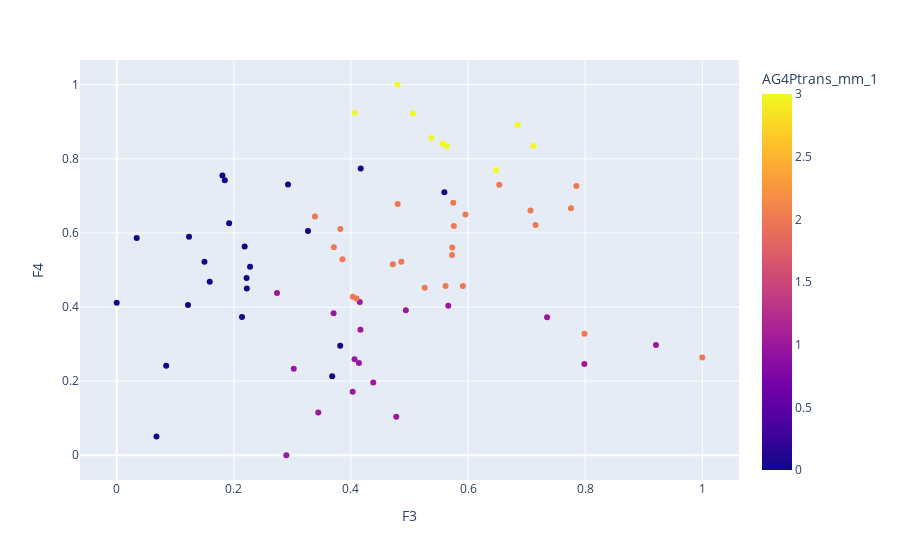

Notebook cell for this chart:
### Code cell
cl1 = df_list[0]
px.scatter(cl1, x = 'F3', y = 'F4', color = "AG4Ptrans_mm_1", hover_data=["Ciudades","AG4Ptrans_mm_1"])

### Figure 1 — Plotly figure (JSON) as saved in the notebook; plotly's stock layout.template omitted (floating-point values rounded to 4 significant figures; data arrays with more than 128 entries replaced by an {"elided": "..."} marker saying what was removed)
{"data": [{"customdata": {"elided": "72x2 mixed values"}, "hovertemplate": "F3=%{x}<br>F4=%{y}<br>Ciudades=%{customdata[0]}<br>AG4Ptrans_mm_1=%{marker.color}<extra></extra>", "legendgroup": "", "marker": {"color": [2, 1, 0, 1, 3, 2, 2, 0, 3, 2, 1, 1, 0, 1, 3, 2, 0, 0, 3, 2, 0, 0, 3, 1, 1, 2, 2, 2, 0, 1, 0, 0, 2, 0, 2, 0, 1, 1, 1, 2, 2, 2, 3, 2, 0, 2, 2, 3, 1, 0, 2, 0, 0, 2, 1, 3, 1, 2, 2, 0, 2, 0, 2, 2, 0, 0, 0, 1, 1, 3, 0, 1], "coloraxis": "coloraxis", "symbol": "circle"}, "mode": "markers", "name": "", "orientation": "v", "showlegend": false, "type": "scatter", "x": [0.4798, 0.4061, 0.1805, 0.3023, 0.4062, 0.6532, 0.5748, 0.192, 0.4796, 0.5259, 0.9208, 0.4137, 0.3267, 0.2897, 0.6479, 0.486, 0.1236, 0.2185, 0.6849, 0.5617, 0.1589, 0.4167, 0.564, 0.403, 0.415, 0.573, 0.3385, 0.5912, 0.2277, 0.4774, 0.3817, 0.08453, 0.3855, 0.5595, 0.7152, 0.368, 0.4162, 0.3704, 0.3442, 0.4096, 1, 0.7757, 0.5376, 0.3708, 0.1498, 0.4033, 0.785, 0.5059, 0.4938, 0.2222, 0.7066, 0.214, 0.2926, 0.5726, 0.4381, 0.5564, 0.2738, 0.5757, 0.4716, 0.1218, 0.7988, 0, 0.382, 0.5956, 0.03417, 0.1846, 0.0679, 0.7986, 0.5662, 0.7116, 0.2217, 0.7349], "xaxis": "x", "y": [0.6779, 0.2594, 0.7553, 0.2331, 0.9247, 0.7303, 0.6813, 0.6259, 1, 0.4519, 0.2975, 0.2489, 0.605, 0, 0.7694, 0.5224, 0.5897, 0.5637, 0.8905, 0.4567, 0.468, 0.774, 0.8339, 0.1715, 0.4136, 0.5604, 0.6446, 0.4566, 0.5085, 0.1036, 0.2956, 0.2419, 0.529, 0.7099, 0.6216, 0.213, 0.3384, 0.3831, 0.1155, 0.423, 0.2639, 0.6668, 0.8563, 0.5612, 0.5225, 0.4275, 0.7269, 0.9223, 0.3913, 0.4499, 0.6603, 0.3729, 0.7308, 0.5407, 0.1962, 0.8414, 0.4378, 0.6184, 0.5154, 0.4057, 0.3281, 0.4118, 0.6107, 0.6495, 0.5867, 0.7419, 0.0508, 0.2463, 0.4036, 0.8347, 0.4784, 0.3723], "yaxis": "y"}], "layout": {"coloraxis": {"colorbar": {"title": {"text": "AG4Ptrans_mm_1"}}, "colorscale": [[0, "#0d0887"], [0.1111, "#46039f"], [0.2222, "#7201a8"], [0.3333, "#9c179e"], [0.4444, "#bd3786"], [0.5556, "#d8576b"], [0.6667, "#ed7953"], [0.7778, "#fb9f3a"], [0.8889, "#fdca26"], [1, "#f0f921"]]}, "legend": {"tracegroupgap": 0}, "margin": {"t": 60}, "xaxis": {"anchor": "y", "domain": [0, 1], "title": {"text": "F3"}}, "yaxis": {"anchor": "x", "domain": [0, 1], "title": {"text": "F4"}}}}
